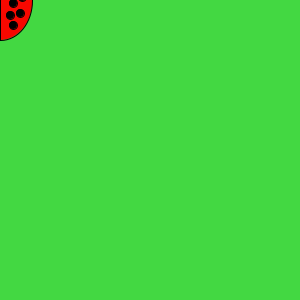
Frame 1 (no input)
Frame 60 (the mouse pressed at the canvas centre just before this capture): identical to frame 1, image omitted
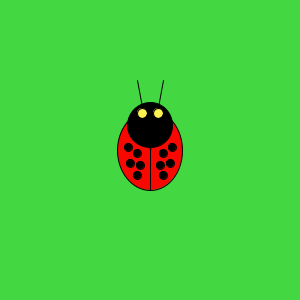
Frame 120 (the mouse held since frame 60 and released just before this capture)

The Processing sketch that drew these frames (run headless with seeded random() and noise(); from frame 60 on, the mouse is pressed at the canvas centre):

// Processing sketch: processing_20776
// ── processing_20776.pde

void setup() {
  size(300,300);
 
  smooth();
}

void draw() {
   background(67,216,66);
  
  //mariquita cuerpo
  
fill(247,8,0);  
ellipse(mouseX,mouseY,65,80);
      //mariquita cabeza
           //antenas
line(mouseX,mouseY,pmouseX-13,pmouseY-70);
line(mouseX,mouseY,pmouseX+13,pmouseY-70);
fill(0);
ellipse(mouseX,mouseY-25,45,45);
           //ojos
fill(255,241,82);
ellipse(mouseX-8,mouseY-37,10,10);
ellipse(mouseX+8,mouseY-37,10,10);



      //mariquita cuerpo, detalles
line(mouseX,mouseY,pmouseX,pmouseY+40);
fill(0);
         //lunares izquierdos
ellipse(mouseX-22,mouseY-3,8,8);
ellipse(mouseX-13,mouseY+25,8,8);
ellipse(mouseX-20,mouseY+13,8,8);
ellipse(mouseX-10,mouseY+15,8,8);
ellipse(mouseX-13,mouseY+3,8,8);
        //lunares derechos
ellipse(mouseX+22,mouseY-3,8,8);
ellipse(mouseX+13,mouseY+25,8,8);
ellipse(mouseX+20,mouseY+13,8,8);
ellipse(mouseX+10,mouseY+15,8,8);
ellipse(mouseX+13,mouseY+3,8,8);
}

void mousePressed(){
  stroke(0);
  fill(33,134,5);
  ellipse(mouseX,mouseY,16,16);
}
void keyPressed(){
  background(255);
}
